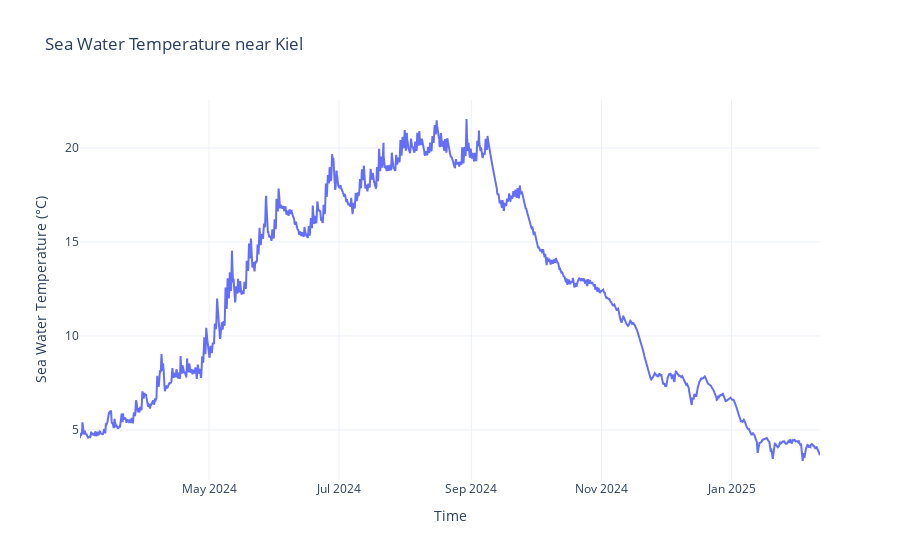

Notebook source saved alongside this figure:
### Code cell
import plotly.graph_objects as go



fig = go.Figure()

fig.add_trace(go.Scatter(
    x=df_subset['time'],
    y=df_subset['thetao'],
    mode='lines',
    name='Sea Water Temperature'
))

fig.update_layout(
    title='Sea Water Temperature near Kiel',
    xaxis_title='Time',
    yaxis_title='Sea Water Temperature (°C)',
    template='plotly_white'
)

fig.show()

### Figure 1 — Plotly figure (JSON) as saved in the notebook; plotly's stock layout.template omitted (floating-point values rounded to 4 significant figures; data arrays with more than 128 entries replaced by an {"elided": "..."} marker saying what was removed)
{"data": [{"mode": "lines", "name": "Sea Water Temperature", "type": "scatter", "x": {"elided": "8329 str values"}, "y": {"elided": "8329 float values"}}], "layout": {"title": {"text": "Sea Water Temperature near Kiel"}, "xaxis": {"title": {"text": "Time"}}, "yaxis": {"title": {"text": "Sea Water Temperature (°C)"}}}}
